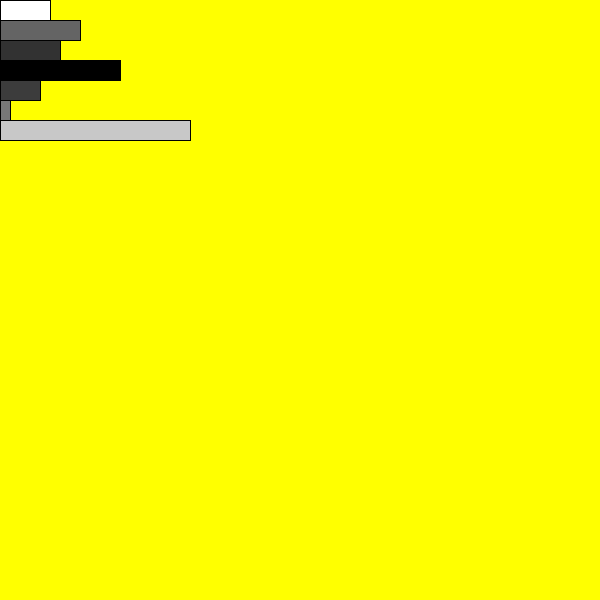
Frame 1 (no input)
Frame 60 (the mouse pressed at the canvas centre just before this capture): identical to frame 1, image omitted
Frame 120 (the mouse held since frame 60 and released just before this capture): identical to frame 1, image omitted

The Processing sketch that drew this single still picture (run headless with seeded random() and noise(); from frame 60 on, the mouse is pressed at the canvas centre):

// Processing sketch: c3_array
// ── c3_array.pde
int i;
int bar1Width = 50; int bar1Color=255;
int bar2Width = 80; int bar2Color=100;

//int[] barWidth = {50, 80, 60, 120, 40, 10, 200, 190};
//int[] barColor = {255, 100, 50, 0, 60, 120, 160, 200};

int[][] bar = {
  // bar 1
  {50, 255},
  // bar 2
  {80, 100},
  {60, 50},
  {120, 0},
  {40, 60},
  {10, 120},
  {190, 200},
};

void setup() 
{
  size(600, 600);
  
  // todo 1: use array to reimplement this code, output should remain the same
  // todo 2: set different grayscale for each bar using 2D array
  // todo 3: instead of grayscale color, use RGB color (4D array)
}

void draw()
{
  background(255,255,0);

  // bar 1
  for(int i=0; i<bar.length; i++)
  {
    // i=0;
    fill(bar[i][1]);
    rect(0, i*20, bar[i][0], 20);
  }
    
}
